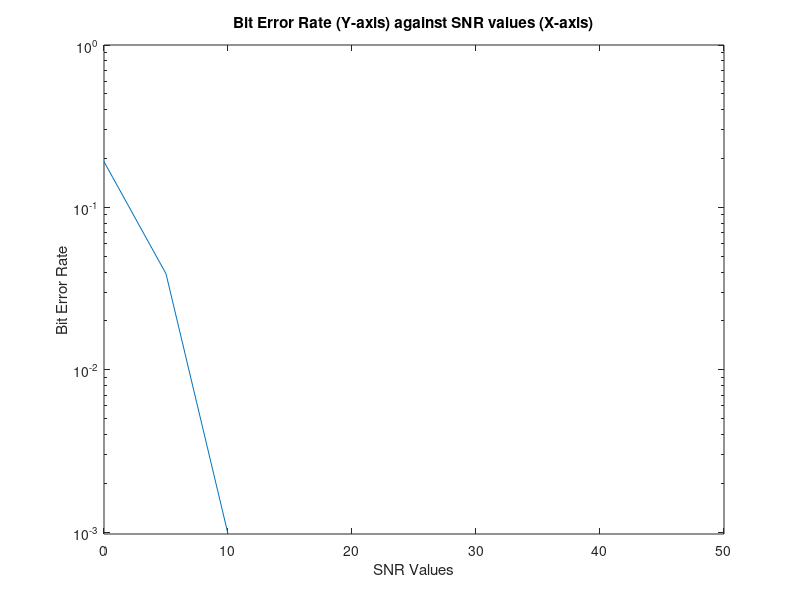

MATLAB code for this plot:
%Generate random binary digits (0 or 1) 
noOfBits = 1024;
inputData = randi([0, 1], [1, noOfBits]);

%Convert binary digits to +/- 1 (1->+1, 0->-1) => Data for transmission
%Replace 0 to -1
inputData(inputData==0) = -1;

%Simulation for different SNR values
SNR = 0:5:50; %Loop from 0 to 50 (in multiples of 5)

%Assume input data has unit power
S=1; 

bitErrorRate = zeros(1,11); %Initialise an array of 1-by-11 zeros to store error rate
SNRvalues = zeros(1,11); %Initialise an array of 1-by-11 zeros to store SNR values
arrayIndex = 1; %To count the array index for storage

for i = SNR %Loop from 0 to 50 (in multiples of 5)
    
    noOfErrors = 0; %Count number of errors for each SNR
        
    N=S./(10.^(i./10)); %Obtain noise variance (10log10 = S/N)
    
    %AWGN function applies White Gaussian Noise to inputData
    outputSignal = awgn(inputData,i,N); %i=SNR, N=noise variance
    
    %Convert outputSignal to 0/1
    %(outputSignal >= 0) -> 1
    %(outputSignal < 0) -> 0
    threshold = 0; 
    outputSignal(outputSignal>=threshold) = 1;
    outputSignal(outputSignal<threshold) = 0;
    
    %Conpute bit error rate
    for count=1:noOfBits %Loop from 1 to 1024
        %If inputData > 0 but outputSignal < 0, error
        %If inputData <= 0 but outputSignal >= 0, error
        if (inputData(count) > threshold && outputSignal(count) == 0) || (inputData(count) <= threshold && outputSignal(count) == 1)
            noOfErrors = noOfErrors + 1;
        end
    end
    
    SNRvalues(arrayIndex)=i; %Store current SNR value into array
    bitErrorRate(arrayIndex)= noOfErrors/noOfBits; %Store the bitErrorRate into array
    arrayIndex=arrayIndex+1;
end

%Plot the results
semilogy(SNRvalues, bitErrorRate);
axis([0 50 -1 1])
title("Bit Error Rate (Y-axis) against SNR values (X-axis)");
xlabel('SNR Values');
ylabel('Bit Error Rate');
